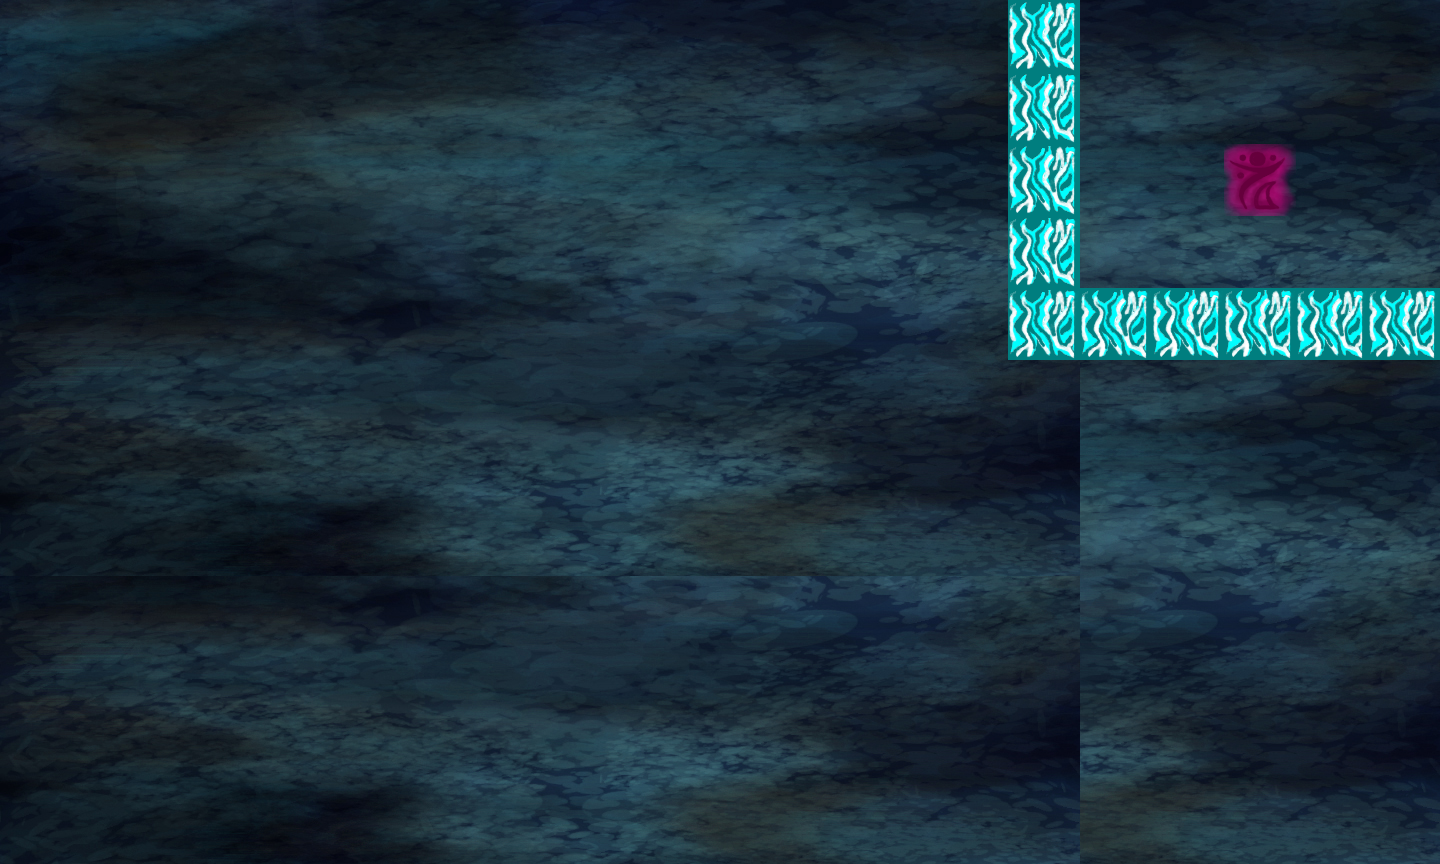

The image is a tile-based game level rendered from a .tmx file. Its description and source (layers, tilesets, objects; grid data summarised) follow:
An orthogonal 20x12 tile map with 72x72 px tiles, 2 tile layers (background, foreground), 3 tilesets.

<map version="1.0" orientation="orthogonal" width="20" height="12" tilewidth="72" tileheight="72">
 <tileset firstgid="1" name="bg2" tilewidth="72" tileheight="72">
  <image source="../art/bg2.jpg" width="1136" height="640" />
 </tileset>
 <tileset firstgid="121" name="rune" tilewidth="72" tileheight="72">
  <image source="../art/rune 1.png" width="72" height="72" />
 </tileset>
 <tileset firstgid="122" name="icewall" tilewidth="72" tileheight="72">
  <image source="../art/ice wall 1.png" width="72" height="72" />
 </tileset>
 <layer name="background" width="20" height="12">
  <data>[240 cells, 240 non-empty, 120 distinct tile ids]</data>
 </layer>
 <layer name="foreground" width="20" height="12">
  <data>[240 cells, 11 non-empty, 2 distinct tile ids]</data>
 </layer>
</map>
